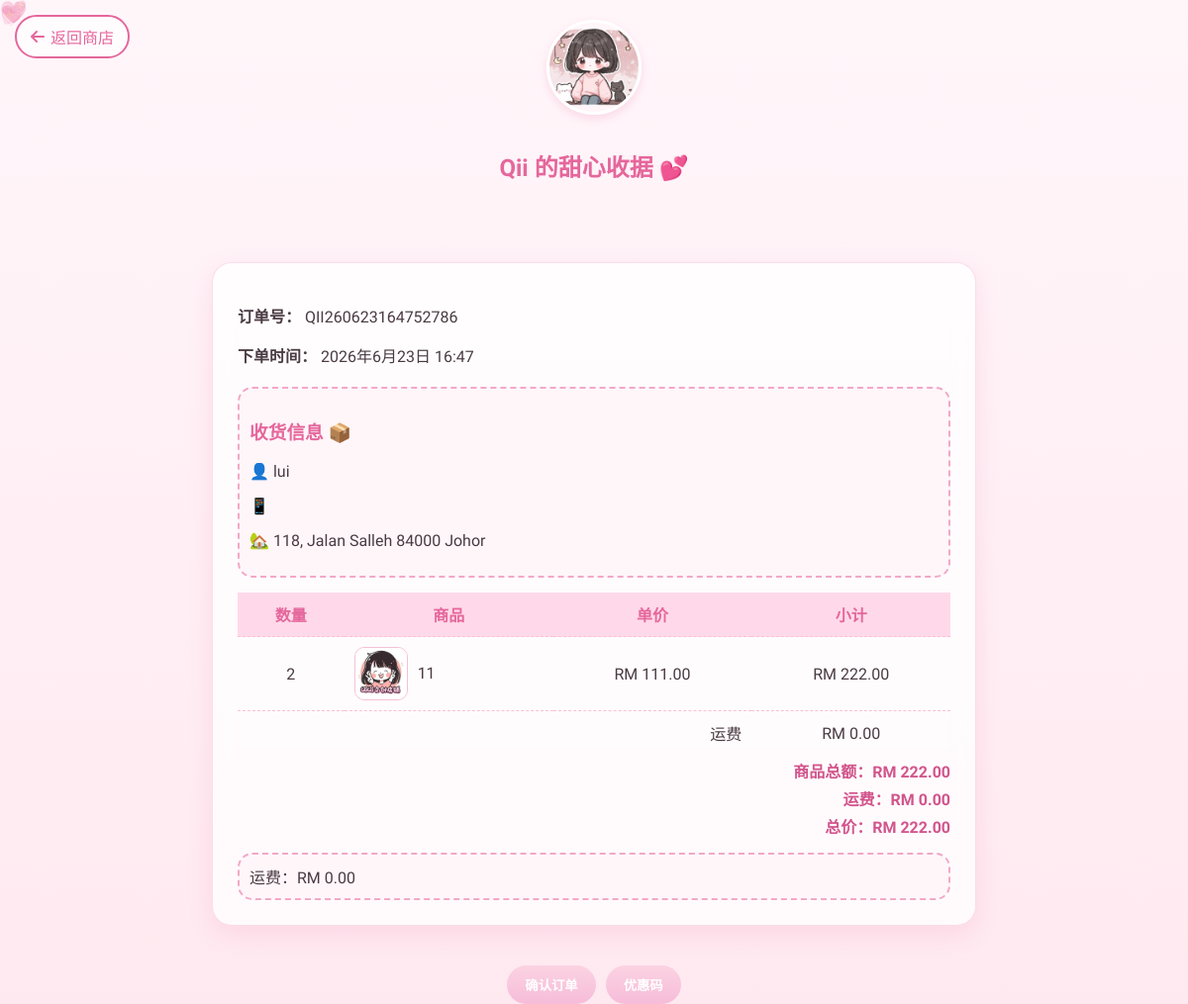
Page /receipt.php?order_number=QII260623164752786&token=21f3bbd91a48cddfc023f6ea9e49e9b50f7a9bb8f60e61b3 (signed in) on the committed database.
### tables this page shows
CREATE TABLE IF NOT EXISTS orders (
  id INT AUTO_INCREMENT PRIMARY KEY,
  customer_id INT NULL,
  order_number VARCHAR(80) NOT NULL UNIQUE,
  receipt_token VARCHAR(128) NULL,
  total DECIMAL(10,2) NOT NULL DEFAULT 0.00,
  shipping DECIMAL(10,2) NOT NULL DEFAULT 0.00,
  discount DECIMAL(10,2) NOT NULL DEFAULT 0.00,
  coupon_code VARCHAR(80) NULL,
  grand_total DECIMAL(10,2) NOT NULL DEFAULT 0.00,
  region VARCHAR(20) NULL,
  order_status VARCHAR(80) NOT NULL DEFAULT 'draft',
  addr_name VARCHAR(160) NULL,
  addr_phone VARCHAR(80) NULL,
  addr_address TEXT NULL,
  addr_postcode VARCHAR(20) NULL,
  addr_state VARCHAR(80) NULL,
  order_note TEXT NULL,
  created_at DATETIME NOT NULL DEFAULT CURRENT_TIMESTAMP,
  updated_at DATETIME NULL DEFAULT NULL ON UPDATE CURRENT_TIMESTAMP,
  KEY idx_orders_created (created_at),
  KEY idx_orders_status (order_status),
  KEY idx_orders_customer (customer_id)
);

CREATE TABLE IF NOT EXISTS order_items (
  id INT AUTO_INCREMENT PRIMARY KEY,
  order_id INT NOT NULL,
  product_name VARCHAR(255) NOT NULL,
  variant_name VARCHAR(160) NULL,
  quantity INT NOT NULL DEFAULT 1,
  price DECIMAL(10,2) NOT NULL DEFAULT 0.00,
  sku VARCHAR(100) NULL,
  created_at DATETIME NOT NULL DEFAULT CURRENT_TIMESTAMP,
  KEY idx_order_items_order (order_id),
  CONSTRAINT fk_order_items_order FOREIGN KEY (order_id) REFERENCES orders(id) ON DELETE CASCADE
);

### receipt.php (called while the page is built)
<?php
require __DIR__ . '/frontend/pages/receipt.php';
?>

### app/bootstrap.php (called while the page is built, shortened)
<?php
if (!function_exists('qii_text')) {
function qii_text($text): string
{
    $text = (string)$text;
    if ($text === '') return '';
    return $text;
}
}
if (!function_exists('qii_asset_path')) {
function qii_asset_path($path): string
{
    $path = trim((string)$path);
    if ($path === '') return 'images/logo.png';
    $path = ltrim($path, '/');
    return 'uploads/' . $path;
}
}
?>

### frontend/pages/receipt.php (the view, shortened to what this page needs)
<?php
require_once __DIR__ . '/../../app/bootstrap.php';
require_once __DIR__ . '/../../app/customers.php';
function qii_receipt_item_image(PDO $pdo, array $item): string
{
    static $cache = [];
    $direct = trim((string)($item['img'] ?? $item['image_url'] ?? $item['product_image'] ?? ''));
    $variantId = (int)($item['variant_id'] ?? 0);
    $productId = (int)($item['product_id'] ?? 0);
    $sku = trim((string)($item['sku'] ?? ''));
    if ($sku !== '') {
        $key = 'sku:' . $sku;
        if (!array_key_exists($key, $cache)) {
            $stmt = $pdo->prepare("
                SELECT image_url FROM (
                    SELECT COALESCE(NULLIF(v.image_url, ''), p.image_url) AS image_url, 1 AS priority
                    FROM product_variants v
                    INNER JOIN product_groups g ON g.id = v.group_id
                    INNER JOIN products p ON p.id = g.product_id
                    WHERE v.sku = ?
                    UNION ALL
                    SELECT p.image_url, 2 AS priority
                    FROM products p
                    WHERE p.sku = ?
                ) matched
                WHERE image_url IS NOT NULL AND image_url <> ''
                ORDER BY priority
                LIMIT 1
            ");
            $stmt->execute([$sku, $sku]);
            $cache[$key] = (string)$stmt->fetchColumn();
        }
    }
    return qii_asset_path('');
}
$order_number = $_GET['order_number'] ?? '';
if (isset($_SESSION['pending_order']) && $_SESSION['pending_order']['order_number'] === $order_number) {
    $order_data = $_SESSION['pending_order'];
    $data_source = "session";
} else {
    $stmt = $pdo->prepare("SELECT * FROM orders WHERE order_number=? LIMIT 1");
    $stmt->execute([$order_number]);
    $order = $stmt->fetch(PDO::FETCH_ASSOC);
    $stmt_items = $pdo->prepare("SELECT * FROM order_items WHERE order_id=?");
    $stmt_items->execute([$order['id']]);
    $items = $stmt_items->fetchAll(PDO::FETCH_ASSOC);
    $order_data = [
        "order_number"   => $order['order_number'],
        "created_at"   => $order['created_at'],
        "total"        => $order['total'],
        "shipping"     => $order['shipping'],
        "grand_total"  => $order['grand_total'],
        "region"       => $order['region'],
        "addr_name"    => $order['addr_name'],
        "addr_phone"   => $order['addr_phone'],
        "addr_address" => $order['addr_address'],
        "addr_postcode"=> $order['addr_postcode'],
        "addr_state"   => $order['addr_state'],
        "order_note"   => $order['order_note'] ?? '',
        "items"        => []
    ];
    foreach ($items as $it) {
        $order_data['items'][] = [
            "sku"          => $it['sku'],
            "name"         => qii_text($it['product_name']),
            "variant_name" => qii_text($it['variant_name'] ?? ''),
            "qty"          => $it['quantity'],
            "price"        => $it['price']
        ];
    }
}
$timeFormatted = date("Y年n月j日 H:i", strtotime($order_data['created_at']));
?>
<!DOCTYPE html>
<html lang="zh-CN">
<head>
<link rel="stylesheet" href="https://cdnjs.cloudflare.com/ajax/libs/font-awesome/6.5.0/css/all.min.css">
</head>
<div id="receipt-content">
  <div class="bg-hearts">
    <span>❤</span><span>♡</span><span>💗</span><span>💖</span><span>💕</span>
  </div>
  <div class="header">
    <a href="shop.php" class="back-btn"><i class="fas fa-arrow-left"></i> 返回商店</a>
    <img src="images/28.png">
    <h2>Qii 的甜心收据 💕</h2>
  </div>
  <div class="container" id="receipt">
    <p><b>订单号：</b> <?= htmlspecialchars($order_data['order_number']) ?></p>
    <p><b>下单时间：</b> <?= $timeFormatted ?></p>
    <?php if (!empty($order_data['addr_name'])): ?>
    <div class="shipping-box" style="margin-top:20px;">
      <h3 style="color:#E5679C;">收货信息 📦</h3>
      <p>👤 <?= htmlspecialchars($order_data['addr_name']) ?></p>
      <p>📱 <?= htmlspecialchars($order_data['addr_phone']) ?></p>
      <?php
        $receiptAddress = trim(implode(' ', array_filter([
            $order_data['addr_address'] ?? '',
            $order_data['addr_postcode'] ?? '',
            $order_data['addr_state'] ?? '',
        ])));
      ?>
      <?php if ($receiptAddress !== ''): ?>
        <p>🏡 <?= htmlspecialchars($receiptAddress) ?></p>
      <?php endif; ?>
    </div>
    <?php endif; ?>
    <table>
      <tr><th>数量</th><th>商品</th><th>单价</th><th>小计</th></tr>
      <?php
      $total = 0;
      foreach ($order_data['items'] as $item) {
        $subtotal = $item['qty'] * $item['price'];
        $total += $subtotal;
        $productName = qii_text($item['product_name'] ?? $item['name'] ?? '');
        $productImage = qii_receipt_item_image($pdo, $item);
        echo "<tr>
              <td>{$item['qty']}</td>
              <td><div class='receipt-product'>
                <img class='receipt-product-img' src='" . htmlspecialchars($productImage) . "' alt='" . htmlspecialchars($productName) . "' loading='lazy'>
                <div class='receipt-product-name'>" . htmlspecialchars($productName);
        echo "</div></div></td>
              <td>RM ".number_format($item['price'],2)."</td>
              <td>RM ".number_format($subtotal,2)."</td>
            </tr>";
      }
      $region = (string)($order_data['region'] ?? 'west');
      if (array_key_exists('shipping', $order_data) && is_numeric($order_data['shipping'])) {
        $shipping = (float)$order_data['shipping'];
      } else {
        try {
          $shipping = qii_shipping_for_region((float)$total, $region);
        } catch (Throwable $e) {
          $shipping = 0.0;
        }
      }
      $discount = 0;
      $grand_total = max(0, ($total + $shipping - $discount));
      echo "<tr><td colspan='3' style='text-align:right;'>运费</td><td>RM ".number_format($shipping,2)."</td></tr>";
      ?>
    </table>
    <p class="total">商品总额：RM <?= number_format($total,2) ?></p>
    <p class="total">运费：RM <?= number_format($shipping,2) ?></p>
    <p class="total">总价：RM <?= number_format($grand_total,2) ?></p>
    <div class="shipping-box">运费：RM <?= number_format($shipping, 2) ?></div>
</div>
  </div>
  <div class="btn-row">
      <button class="btn btn-pink" onclick="openAddress()">确认订单</button>
      <button class="btn btn-pink" onclick="openCoupon()">优惠码</button>
  </div>
</body>
</html>

### frontend/pages/receipt.php (style rules this page uses)
:root { --qii-pink: #FFE9F0; --qii-pink-deep: #E5679C; --qii-pink-soft: #FFF6FA; --qii-text: #4a3b43; }
.bg-hearts span { position: fixed; font-size: 22px; color: var(--qii-pink-deep); opacity: .15; animation: float-hearts 10s linear infinite; }
.header { text-align: center; padding: 20px 10px; position: relative; }
.header img { width: 90px; height: 90px; object-fit: cover; border-radius: 50%; border: 3px solid #fff; box-shadow: 0 4px 10px rgba(229,103,156,0.2); margin-bottom: 10px; }
.header h2 { font-family: "Ma Shan Zheng", cursive; color: var(--qii-pink-deep); font-size: 24px; }
.back-btn { position: absolute; top: 15px; left: 15px; padding: 8px 14px; border-radius: 999px; border: 2px solid var(--qii-pink-deep); background: rgba(255,255,255,0.7); color: var(--qii-pink-deep); text-decoration: none; display: inline-flex; align-items: center; gap: 6px; }
.container { background: rgba(255,255,255,0.8); backdrop-filter: blur(10px); border: 1px solid rgba(229,103,156,0.2); border-radius: 20px; width: min(720px, 90%); padding: 25px; box-shadow: 0 8px 24px rgba(229,103,156,0.15); margin: 40px auto; }
table { width: 100%; border-collapse: collapse; margin-top: 15px; border-radius: 12px; }
th { background: #ffd9e9; color: var(--qii-pink-deep); padding: 10px; }
td { text-align: center; padding: 10px; border-top: 1px dashed #f5c1d6; }
.receipt-product { display: flex; align-items: center; gap: 10px; text-align: left; }
.receipt-product-img { width: 52px; height: 52px; flex: 0 0 52px; border-radius: 10px; object-fit: cover; border: 1px solid #f5c1d6; background: #fff6fa; }
.receipt-product-name { min-width: 0; line-height: 1.35; overflow-wrap: anywhere; }
.total { text-align: right; font-weight: bold; color: #d2558c; margin: 4px 0; }
.shipping-box { margin-top: 15px; padding: 10px; border: 2px dashed #f2a8c6; border-radius: 15px; background: #fff6fa; }
.btn-row { margin-top: 20px; display: flex; justify-content: center; gap: 10px; }
.btn { border: none; border-radius: 999px; padding: 10px 18px; font-weight: bold; cursor: pointer; }
.btn-pink { background: linear-gradient(180deg, #fbd3e2, #f6bcd9); color: white; }

### rows in the picture
orders: order_number "QII260623164752786", created_at "2026年6月23日 16:47", addr_name "lui", receiptAddress "118, Jalan Salleh 84000 Johor", shipping "0.00", shipping "222.00"
order_items: quantity "2", product_name "11", price "111.00", subtotal "222.00"

### other values in the picture
$total "222.00"
